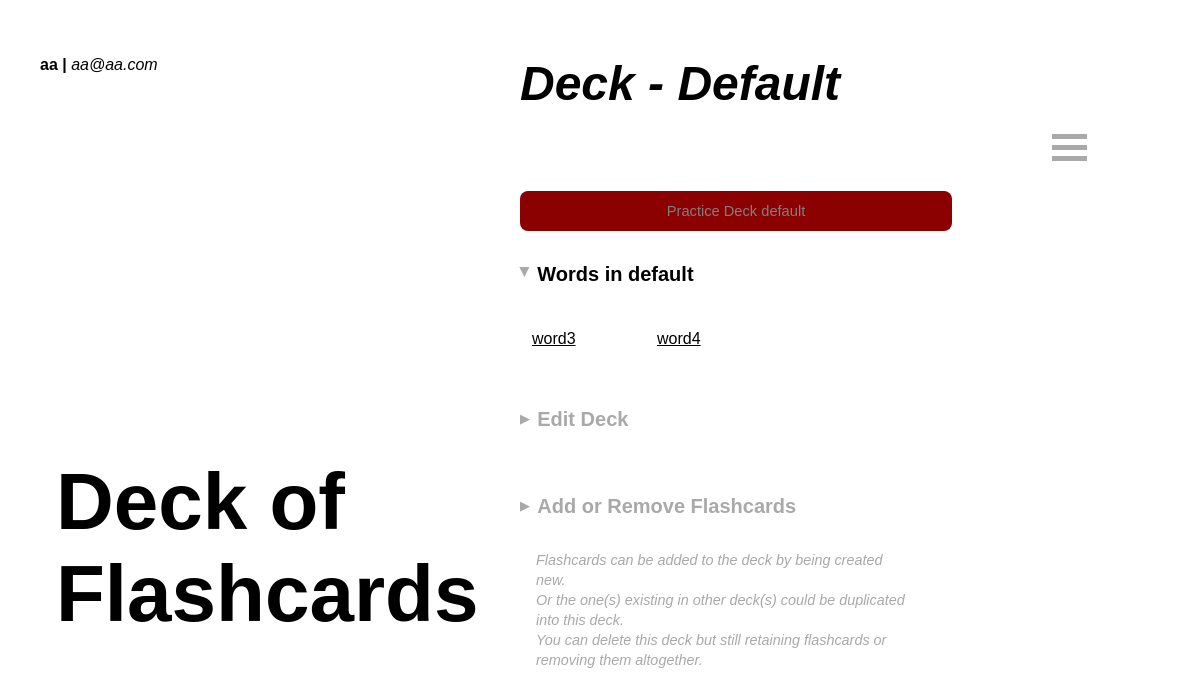
The page /user/aa/lists/1 (signed in) on the database its author committed.
### models.py (models this page shows, shortened)
class User(UserMixin, db.Model):
    __tablename__ = 'users'
    id = db.Column(db.Integer, primary_key = True)
    username = db.Column(db.String(30), index = True)
    email = db.Column(db.String(120), index = True, unique = True)
    password_hash = db.Column(db.String(128))
    daily_goal = db.Column(db.Integer, nullable=True)
    completeNum = db.Column(db.Integer, default=0)
    lists = db.relationship('List', secondary=list_user, back_populates='users', cascade='all, delete')
    words = db.relationship('Word', secondary=word_user, back_populates='users', cascade='all, delete')

class List(db.Model):
    __tablename__ = 'lists'
    id = db.Column(db.Integer, primary_key = True)
    listname = db.Column(db.String(30), index = True)
    words = db.relationship('Word', secondary=word_list, back_populates='lists', cascade='save-update, merge')
    users = db.relationship('User', secondary=list_user, back_populates='lists', cascade='save-update, merge')

class Word(db.Model):
    __tablename__ = 'words'
    id = db.Column(db.Integer, primary_key=True)
    word = db.Column(db.String(30), index=True, unique=False)
    description = db.Column(db.String)
    priority = db.Column(db.Integer, default=7, nullable=False)
    priority_time = db.Column(db.Integer, default=0, nullable=False)
    last_visit = db.Column(db.DateTime, default = datetime.today(), nullable=False)
    lists = db.relationship('List', secondary=word_list, back_populates='words', cascade='save-update, merge')
    users = db.relationship('User', secondary=word_user, back_populates='words', cascade='save-update, merge')

### routes/user_routes.py (the view)
@user_bp.route('/user/<username>/lists/<id>',methods=['GET','POST'])
@login_required
@check_username_match
def updateList(username, id):
    lst = List.query.get(int(id))
    message = request.args.get('message')
    words = lst.words
    form = UpdateListForm()
    formCard = AddFlashcardForm()
    if form.validate_on_submit():
        new_name = escape(form.listname.data)
        if new_name != lst.listname:
            lst.listname = new_name
            db.session.commit()
    if message:
        msg='you already have this flashcard'
        return render_template('list.html', lst=lst, words=words, user=current_user, form=form, formCard=formCard, message=msg)
    return render_template('list.html', lst=lst, words=words, user=current_user, form=form, formCard=formCard)

### forms.py
class UpdateListForm(FlaskForm):
    listname = StringField('Name of deck', validators=[DataRequired()])
    submit = SubmitField('Update')

class AddFlashcardForm(FlaskForm):
    word = StringField('New Word', validators=[DataRequired()])
    description = TextAreaField('Meanings & Sample Sentences', validators=[DataRequired()])
    submit = SubmitField('Add new word')

### app.py (called while the page is built)
@app.before_request
def check_session_lifetime():
    if request.blueprint == 'guests':
        app.permanent_session_lifetime = timedelta(minutes=30)
    elif request.blueprint == 'user' and not session.get('user_id'):
        app.permanent_session_lifetime = timedelta(minutes=30)
    else:
        app.permanent_session_lifetime = timedelta(days=7)

### routes/user_routes.py (called while the page is built)
@login_manager.user_loader
def load_user(id):
    return User.query.get(int(id))

def check_username_match(func):
    @wraps(func)
    def wrapper(username, *args, **kwargs):
        if username != current_user.username:
            return redirect(url_for('login.login'))
        return func(username, *args, **kwargs)
    return wrapper

### templates/list.html (shortened to what this page needs)
{% extends '_menu.html' %}
{% block styles2 %}
<link rel="stylesheet" type="text/css" href="{{ url_for('static', filename='css/content-forms.css') }}">
<link rel="stylesheet" type="text/css" href="{{ url_for('static', filename='css/content-general.css') }}">
{% endblock %}
{% block title2 %}
<h1>Deck of Flashcards</h1>
{% endblock %}
{% block content2 %}
<h1>Deck - {{ lst.listname }}</h1>
<form method="POST"
{% if current_user.is_authenticated %} action="/user/{{ user.username }}/practice/start?list={{ lst. id }}"
{% else %} action="/guest/practice/start?list={{ lst.id }}"
{% endif %}>
    <div>
        <input type="submit" class="form-button-im" value="Practice Deck {{ lst.listname }}">
    </div>
</form>
<h3 class="toggle-title change" onclick="iconTransform(this, [['words-in-list', true]])">Words in {{ lst.listname }}</h3>
<div id="words-in-list" class="grid links">
    {% for w in words %}
    <a
    {% if current_user.is_authenticated %} href="/user/{{ user.username }}/flashcards/{{ w.id }}?list={{ lst.id }}"
    {% else %} href="/guest/flashcards/{{ w.word }}?list={{ lst.id }}"
    {% endif %}>{{ w.word }}</a>
    {% endfor %}
</div>
<div class="hidden-form-small">
    <h3 class='toggle-title' id="toggle-form" onclick="iconTransform(this, ['change-list-name','delete-list'])">Edit Deck</h3>
</div>
<div class="hidden-form-small">
    <h3 class='toggle-title' onclick="iconTransform(this, ['new-flashcard', 'add-exist', 'bulk-remove', 'remarks'])">Add or Remove Flashcards</h3>
    <div class="remark" id="remarks">
        <p>Flashcards can be added to the deck by being created new.<br>
            Or the one(s) existing in other deck(s) could be duplicated into this deck.<br>
            You can delete this deck but still retaining flashcards or removing them altogether.
        </p>
    </div>
</div>
{% endblock %}

### templates/_menu.html (shortened to what this page needs)
{% extends '_base.html' %}
{% block styles %}
<link rel="stylesheet" type="text/css" href="{{ url_for('static', filename='css/style-menu.css') }}">
{% block styles2 %}{% endblock %}
{% endblock %}
{% block title %}
<div class="info">
    <p><strong>
        {% if current_user.is_authenticated %} {{ current_user.username }} |
        {% else %} Guest
        {% endif %}
    </strong>
    {% if current_user.is_authenticated %} <em>{{ current_user.email }}</em>
    {% endif %}
</div>
{% block title2 %}{% endblock %}
{% endblock %}
{% block content %}
{% block content2 %}{% endblock %}
<div class="center">
    <div id='menu-icon' class="menu-icon" onclick="iconTransform(this, ['menu'])">
      <div class="bar1"></div>
      <div class="bar2"></div>
      <div class="bar3"></div>
    </div>
</div>
{% endblock %}

### static/css/style-base.css (style rules this page uses)
* { margin: 0; padding: 0; font-family: Arial, Helvetica, sans-serif; }
.title h1 { font-size: min(5em, 8vw); overflow: hidden; position: absolute; bottom: 20vh; width: 100%; text-align: left; padding-left: 7vh; }
.info p { display: inline-block; font-size: 2vh; padding: 7vh 0 0 5vh; }
.remark { padding: 1vh 0 1vh 0; font-style: italic; font-size: 1.8vh; width: 70%; color: darkgray; line-height: 2.5vh; position: relative; left: 2vh; }

### static/css/style-menu.css (style rules this page uses)
.center { position: fixed; right: 0; top: 0; height: 100%; width: 12%; }
.menu-icon { position: relative; top: 7vh; left: 3vw; align-items: right; margin-right: 5vh; z-index: 1; cursor: pointer; }
.bar1, .bar2, .bar3 { width: 35px; height: 5px; background-color: darkgray; margin: 6px 0; transition: 0.4s; }

### static/css/content-forms.css (style rules this page uses)
.hidden-form-small { height: max-content; padding: 1vh 0 2vh 0; }
.form-title, .profile-opt, .toggle-title { color: darkgray; padding: 2vh 0 3vh 0; z-index: 1; font-size: max(2.5vh, 9pt); font-weight: 800; }
.form-button, .form-link, .form-button-im, .form-link-left { height: 5vh; width: 22vw; box-shadow: none; outline: none; border: none; border-radius: 1vh; font-size: min(11pt, 2vh); text-align: center; }
.form-button, .form-button-im { background-color: black; color: grey; }
.form-button-im { background-color: darkred; width: 80%; margin: 5vh 0 2vh 0; }
.profile-opt::before, .toggle-title::before, .icon::before { display: inline-block; color: darkgray; padding: 0 1vh 0.5vh 0; content: '\25B6'; font-size: 1.5vh; vertical-align: middle; }
h3.change, h4.change { color: black; }
h3.change::before, h4.change::before { content: '\25B6'; transform: translate(-33%, 0) rotate(90deg); }

### static/css/content-general.css (style rules this page uses)
.content h1 { font-size: min(3em, 7vh); font-style: oblique; padding: 0 0 5vh 0; text-transform: capitalize; }
h3 { font-size: max(2.5vh, 9pt); font-weight: 800; }
.grid { display: grid; grid-template-columns: repeat(auto-fit, minmax(min-content, 125px)); grid-template-rows: auto; margin: 1vh 0 1vh 0; }
.links { position: relative; top: 9vh; }
.links a, .label-checkbox p { color: black; margin: 1.5vh; font-size: min(3vh, 12pt); width: max-content; }
#words-in-list { padding-bottom: 2vh; position: relative; top: 0; }
.center { text-align: center; margin: 9vh 5vh 0 5vh; }

### rows shown on the page
User: username "aa", email "aa@aa.com"
List: listname "Default", listname "Practice Deck default", listname "default"
Word: word "word3"
Word: word "word4"
